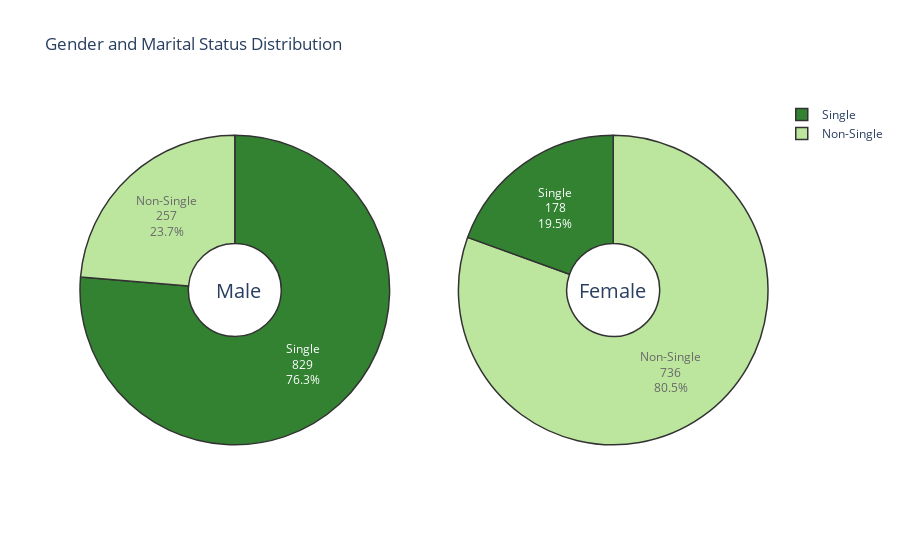

Notebook cell for this chart:
### Code cell
marital_colors=['darkgreen', '#ACDF87']

gender_by_marital = pd.DataFrame(cust_df.groupby('Sex')['Marital status'].value_counts())         # 성별 결혼 유무의 갯수 반환
fig = make_subplots(rows=1, cols=2, specs=[[{'type':'domain'}, {'type':'domain'}]])     # specs:서브플롯의 유형 지정,type:domain - 파이,도넛차트

# Male
fig.add_trace(go.Pie(labels=['Single', 'Non-Single'], 
                     values=[int(gender_by_marital.loc[0,0]), int(gender_by_marital.loc[0,1])],          # loc : 라벨 기반, iloc : 정수 인덱스기반 e.iloc[0,1] = 0행 1열 선택
                     textinfo='percent+value+label',
                     marker_colors=marital_colors,
                     name="Male"),
              row = 1, col = 1)

# Femal
fig.add_trace(go.Pie(labels=['Single', 'Non-Single'], 
                     values=[int(gender_by_marital.loc[1,0]), int(gender_by_marital.loc[1,1])], 
                     textinfo='percent+value+label',
                     marker_colors=marital_colors,
                     name="Female"),
              row = 1, col = 2)

fig.update_traces(hole=.3, hoverinfo="label+percent+name",
                  marker_line_color='black', 
                  marker_line_width=1.5, 
                  opacity=0.8)
fig.update_layout(
    title_text="Gender and Marital Status Distribution",
    annotations=[dict(text='Male', x=0.195, y=0.5, font_size=20, showarrow=False),
                 dict(text='Female', x=0.825, y=0.5, font_size=20, showarrow=False)])
fig.show()

### Figure 1 — Plotly figure (JSON) as saved in the notebook; plotly's stock layout.template omitted (floating-point values rounded to 4 significant figures)
{"data": [{"domain": {"x": [0, 0.45], "y": [0, 1]}, "hole": 0.3, "hoverinfo": "label+percent+name", "labels": ["Single", "Non-Single"], "marker": {"colors": ["darkgreen", "#ACDF87"], "line": {"color": "black", "width": 1.5}}, "name": "Male", "opacity": 0.8, "textinfo": "percent+value+label", "type": "pie", "values": [829, 257]}, {"domain": {"x": [0.55, 1], "y": [0, 1]}, "hole": 0.3, "hoverinfo": "label+percent+name", "labels": ["Single", "Non-Single"], "marker": {"colors": ["darkgreen", "#ACDF87"], "line": {"color": "black", "width": 1.5}}, "name": "Female", "opacity": 0.8, "textinfo": "percent+value+label", "type": "pie", "values": [178, 736]}], "layout": {"annotations": [{"font": {"size": 20}, "showarrow": false, "text": "Male", "x": 0.195, "y": 0.5}, {"font": {"size": 20}, "showarrow": false, "text": "Female", "x": 0.825, "y": 0.5}], "title": {"text": "Gender and Marital Status Distribution"}}}
